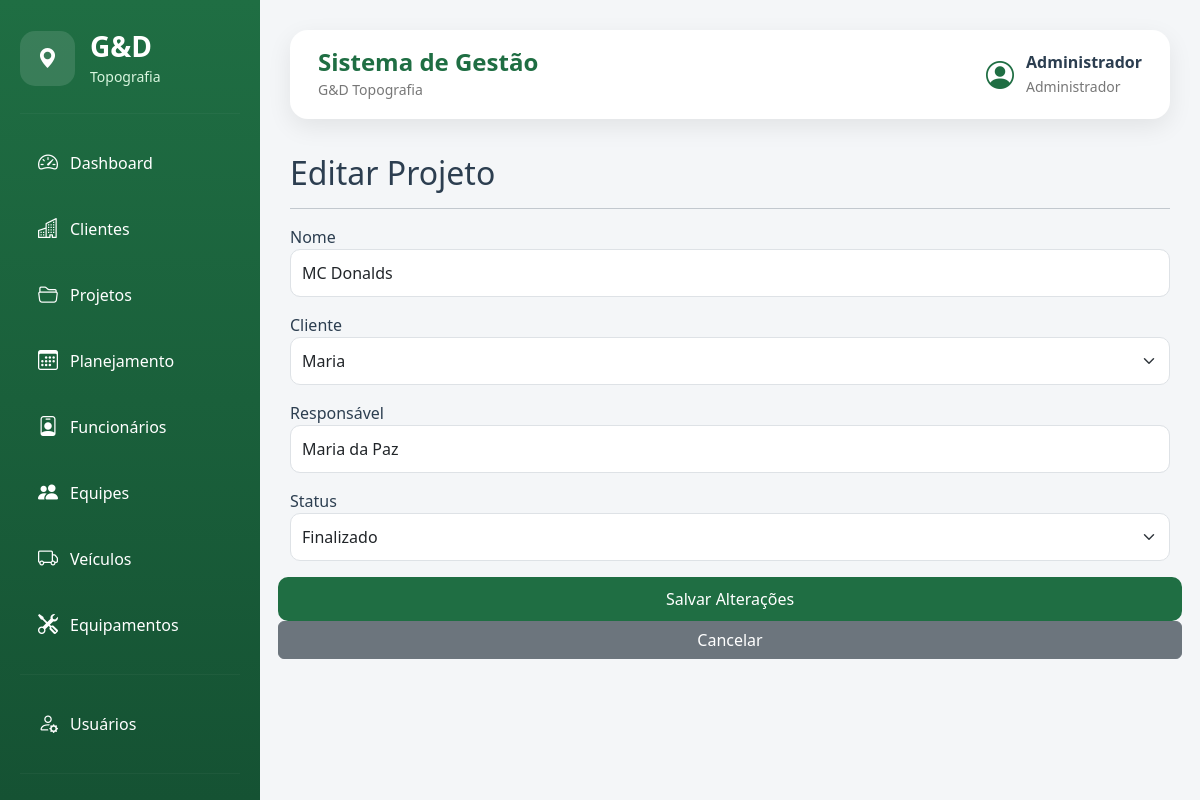
/projetos/editar/1 (signed in), run on the app's committed database.
### models/usuario.py (models this page shows, shortened)
class Usuario(UserMixin, db.Model):
    __tablename__ = "usuarios"
    id = db.Column(db.Integer, primary_key=True)
    nome = db.Column(db.String(100), nullable=False)
    email = db.Column(db.String(120), unique=True, nullable=False)
    senha = db.Column(db.String(255), nullable=False)
    perfil = db.Column(
        db.String(50),
        nullable=False,
        default="Administrador"
    )
    ativo = db.Column(
        db.Boolean,
        nullable=False,
        default=True
    )
    data_criacao = db.Column(
        db.DateTime,
        default=datetime.utcnow
    )
    ultimo_login = db.Column(
        db.DateTime,
        nullable=True
    )
    ultimo_acesso = db.Column(
        db.DateTime,
        nullable=True
    )
    foto = db.Column(
        db.String(255),
        nullable=True
    )
    telefone = db.Column(
        db.String(20),
        nullable=True
    )
    observacoes = db.Column(
        db.Text,
        nullable=True
    )

### models/projeto.py (models this page shows)
class Projeto(db.Model):
    __tablename__ = "projetos"
    id = db.Column(db.Integer, primary_key=True)
    nome = db.Column(db.String(150), nullable=False)
    cliente_id = db.Column(
        db.Integer,
        db.ForeignKey("clientes.id"),
        nullable=False
    )
    cliente = db.relationship(
        "Cliente",
        backref="projetos"
    )
    responsavel = db.Column(db.String(100))
    status = db.Column(db.String(50))

### models/cliente.py (models this page shows)
class Cliente(db.Model):
    __tablename__ = "clientes"
    id = db.Column(db.Integer, primary_key=True)
    nome = db.Column(db.String(150), nullable=False)
    cnpj = db.Column(db.String(20))
    telefone = db.Column(db.String(20))
    email = db.Column(db.String(120))
    endereco = db.Column(db.String(200))
    cidade = db.Column(db.String(100))
    estado = db.Column(db.String(2))
    responsavel = db.Column(db.String(100))
    centro_custo = db.Column(db.String(50))

### routes/projetos.py (the view)
@projetos.route("/projetos/editar/<int:id>")
@login_required
def editar_projeto(id):
    projeto = Projeto.query.get_or_404(id)
    clientes = Cliente.query.order_by(
        Cliente.nome
    ).all()
    return render_template(
        "editar_projeto.html",
        projeto=projeto,
        clientes=clientes
    )

### app.py (called while the page is built)
@app.context_processor
def inject_csrf_token():
    return dict(csrf_token=generate_csrf)

@login_manager.user_loader
def load_user(user_id):
    return Usuario.query.get(int(user_id))

### templates/editar_projeto.html (shortened to what this page needs)
{% extends "layout/base.html" %}
{% block content %}
<h2>Editar Projeto</h2>
<hr>
<form
action="/projetos/atualizar/{{ projeto.id }}"
method="POST">
<form action="/clientes/salvar" method="POST">
    <div class="row">
<div class="mb-3">
<label>Nome</label>
<input
class="form-control"
name="nome"
value="{{ projeto.nome }}"
required>
</div>
<div class="mb-3">
<label>Cliente</label>
<select
class="form-select"
name="cliente_id">
{% for cliente in clientes %}
<option
value="{{ cliente.id }}"
{% if cliente.id == projeto.cliente_id %}
selected
{% endif %}>
{{ cliente.nome }}
</option>
{% endfor %}
</select>
</div>
<div class="mb-3">
<label>Responsável</label>
<input
class="form-control"
name="responsavel"
value="{{ projeto.responsavel }}">
</div>
<div class="mb-3">
<label>Status</label>
<select
class="form-select"
name="status">
{% for status in ["Planejamento","Em Campo","Escritório","Finalizado","Entregue"] %}
<option
{% if projeto.status==status %}
selected
{% endif %}>
{{ status }}
</option>
{% endfor %}
</select>
</div>
<button class="btn btn-success">
Salvar Alterações
</button>
<a
href="/projetos"
class="btn btn-secondary">
Cancelar
</a>
</form>
{% endblock %}

### templates/layout/base.html (shortened to what this page needs)
<!DOCTYPE html>
<html lang="pt-BR">
<head>
    <link href="https://cdn.jsdelivr.net/npm/bootstrap@5.3.3/dist/css/bootstrap.min.css" rel="stylesheet">
    <link href="https://cdn.jsdelivr.net/npm/bootstrap-icons@1.11.3/font/bootstrap-icons.css" rel="stylesheet">
    <link rel="stylesheet" href="{{ url_for('static', filename='css/style.css') }}">
</head>
<body>
    <div class="sidebar">
        <div class="logo">
            <div class="logo-icon">
                <i class="bi bi-geo-alt-fill"></i>
            </div>
            <div>
                <h3>G&D</h3>
                <small>Topografia</small>
            </div>
        </div>
        <hr>
        <a href="{{ url_for('dashboard.inicio') }}">
            <i class="bi bi-speedometer2"></i>
            <span>Dashboard</span>
        </a>
        <a href="{{ url_for('clientes.listar_clientes') }}">
            <i class="bi bi-buildings"></i>
            <span>Clientes</span>
        </a>
        <a href="{{ url_for('projetos.listar_projetos') }}">
            <i class="bi bi-folder2-open"></i>
            <span>Projetos</span>
        </a>
        <a href="{{ url_for('planejamento.listar_planejamento') }}">
            <i class="bi bi-calendar3"></i>
            <span>Planejamento</span>
        </a>
        <a href="{{ url_for('funcionarios.listar_funcionarios') }}">
            <i class="bi bi-person-badge"></i>
            <span>Funcionários</span>
        </a>
        <a href="{{ url_for('equipes.listar_equipes') }}">
            <i class="bi bi-people-fill"></i>
            <span>Equipes</span>
        </a>
        <a href="{{ url_for('veiculos.listar_veiculos') }}">
            <i class="bi bi-truck"></i>
            <span>Veículos</span>
        </a>
        <a href="{{ url_for('equipamentos.listar_equipamentos') }}">
            <i class="bi bi-tools"></i>
            <span>Equipamentos</span>
        </a>
        <hr>
        <a href="{{ url_for('usuarios.listar_usuarios') }}">
            <i class="bi bi-person-gear"></i>
            <span>Usuários</span>
        </a>
        <hr>
        <a href="{{ url_for('auth.logout') }}">
        </a>
    </div>
    <div class="conteudo">
        <div class="topbar">
            <div>
                <h4>Sistema de Gestão</h4>
                <small>G&D Topografia</small>
            </div>
            <div class="topbar-right">
                <div class="usuario">
                    <i class="bi bi-person-circle fs-3"></i>
                    <div>
                        <strong>
                            {{ current_user.nome }}
                        </strong>
                        <small>
                            {{ current_user.perfil }}
                        </small>
                    </div>
                </div>
            </div>
        </div>
        {% block content %}
        {% endblock %}
    </div>
</body>
</html>

### static/css/style.css (style rules this page uses)
:root { --verde-principal:#1F6E43; --verde-secundario:#2E8B57; --verde-escuro:#155233; --cinza-claro:#F4F6F8; --cinza:#D8DEE4; --texto:#2C3E50; --branco:#FFFFFF; --sombra:0 8px 25px rgba(0,0,0,.08); --radius:18px; }
* { margin:0; padding:0; box-sizing:border-box; }
body { background:var(--cinza-claro); font-family:"Segoe UI",Tahoma,Geneva,Verdana,sans-serif; color:var(--texto); overflow-x:hidden; }
.sidebar { position:fixed; top:0; left:0; width:260px; height:100vh; background:linear-gradient( 180deg, var(--verde-principal), var(--verde-escuro) ); color:white; padding:30px 20px; overflow-y:auto; overflow-x:hidden; z-index:1000; }
.logo { display:flex; align-items:center; gap:15px; margin-bottom:25px; }
.logo-icon { width:55px; height:55px; border-radius:15px; background:rgba(255,255,255,.12); display:flex; align-items:center; justify-content:center; font-size:28px; }
.logo h3 { margin:0; font-weight:700; }
.logo small { color:#d9f6df; }
.sidebar hr { border-color:rgba(255,255,255,.15); margin:20px 0; }
.sidebar a { display:flex; align-items:center; gap:12px; color:white; text-decoration:none; padding:14px 18px; border-radius:12px; margin-bottom:8px; transition:.25s; }
.sidebar i { font-size:20px; }
.conteudo { margin-left:260px; width:calc(100% - 260px); min-height:100vh; padding:30px; }
.topbar { background:white; border-radius:18px; padding:18px 28px; display:flex; justify-content:space-between; align-items:center; margin-bottom:35px; box-shadow:var(--sombra); }
.topbar h4 { margin:0; color:var(--verde-principal); font-weight:700; }
.topbar small { color:#777; }
.topbar-right { display:flex; align-items:center; gap:20px; }
.usuario { display:flex; align-items:center; gap:12px; }
.usuario i { color:var(--verde-principal); }
.usuario strong { display:block; }
.usuario small { color:#777; }
.btn-success { background:var(--verde-principal); border:none; border-radius:10px; padding:10px 18px; }
.form-control, .form-select { border-radius:10px; padding:11px; }

### data on the page
Usuario: nome "Administrador", perfil "Administrador"
Projeto: nome "MC Donalds", cliente_id "Maria", responsavel "Maria da Paz", status "Finalizado"
